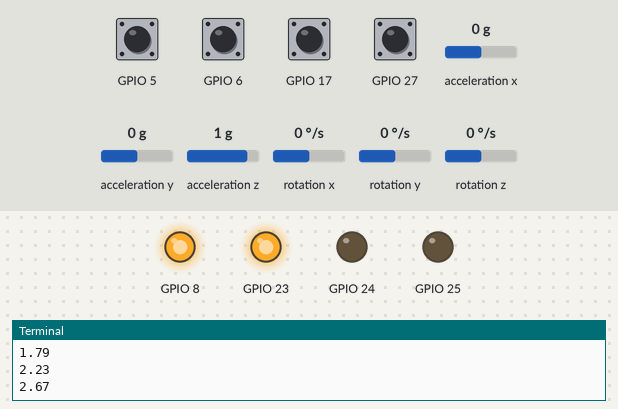
This program was run on a simulated Raspberry Pi (BCM pin numbers). Shown: output pins drawn as LEDs (lit = HIGH), the last lines printed to the terminal. Inputs (shaded band) come from the test bench; at power-on: GPIO 5, GPIO 6, GPIO 17, GPIO 27 HIGH, acceleration x 0 g, acceleration y 0 g, acceleration z 1 g, rotation x 0 °/s, rotation y 0 °/s, rotation z 0 °/s. The clock reads 2024-03-15 10:24:30 at power-on unless the program sets it.

Above: at 0.1 s.
At 11.91 s:
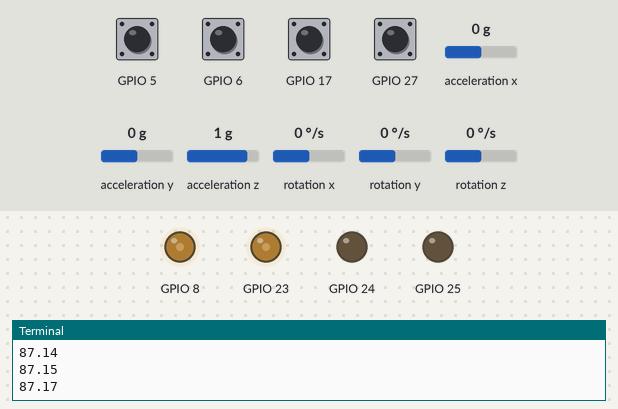
At 20.1 s:
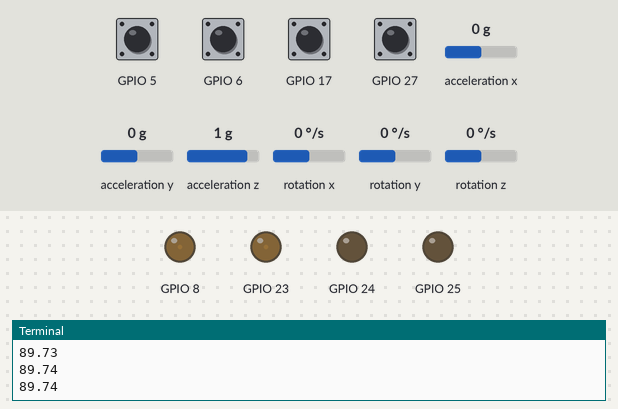
Timing chart, 0 to 22.0 s (numbered marks = the images above):
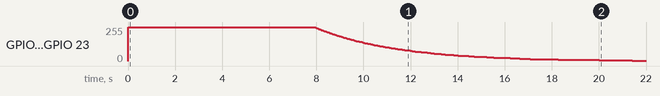

The program:

drive.py
```python
import time
import enum as Enum
from Encorder import *
from gyro import *


class Motor(Enum):
    RIGHT = 0
    LEFT = 1


class DriveUnit():

    def __init__(self, Glist):
        self.ACT_FORWARD = 0
        self.ACT_BACKWARD = 1
        self.ACT_BREAK = 2
        self.ACT_STOP = 3

        self.Angle_offset = 0

        self.lastErr = 0

        self.UMAX = 100
        self.errP = 0
        self.errD = 0
        self.errI = 0
        self.gainP = 0
        self.gainD = 0
        self.gainI = 0
        self.exu = 0
        self.u = 0

        self.ANG_VELO = 780  # 角速度±780dps
        self.dt = 0
        self.now = 0
        self.preTime = time.time()

        # インスタンス生成
        self.gyro = Gyro()
        self.motorR = EncoderedMotor(Gear.MOTOR_GEAR_1, PinType.ENCORDER_1A,
                                     PinType.ENCORDER_1B, PinType.MOTOR_1A, PinType.MOTOR_1B)
        self.motorL = EncoderedMotor(Gear.MOTOR_GEAR_2, PinType.ENCORDER_2A,
                                     PinType.ENCORDER_2B, PinType.MOTOR_2A, PinType.MOTOR_2B)

        # ゲイン登録
        self.setGain(Glist)

    def drive(self, dir, pwm):
        # 車体移動
        if dir == self.ACT_FORWARD:
            self.motorR.motor_ctrl(DriveType.ROT_RIGHT, abs(pwm))
            self.motorL.motor_ctrl(DriveType.ROT_LEFT, abs(pwm))
        elif dir == self.ACT_BACKWARD:
            self.motorR.motor_ctrl(DriveType.ROT_LEFT, abs(pwm))
            self.motorL.motor_ctrl(DriveType.ROT_RIGHT, abs(pwm))

    def calc_dt(self):
        self.now = time.time()
        self.dt = (self.now - self.preTime)
        self.preTime = self.now

    def calc_errp(self):
        self.errP = (self.gyro.angle / 90.0 - 1) * self.UMAX  # P成分：傾き-180～0度 → -100～100

        if abs(self.errP) < 0.01:
            self.errP = 0

    def calc_errd(self):
        self.errD = (self.errP - self.lastErr) / self.dt / self.ANG_VELO * self.UMAX  # D成分：角速度±780dps → -100～100
        if abs(self.errD) < 1:
            self.errD = 0
        self.lastErr = self.errP

    def calc_erri(self):
        self.errI += self.errP * self.dt  # I成分

    def position_control(self):
        self.gyro.getAccel()
        self.gyro.getGyro()
        self.gyro.getAngle()

        # dt計算
        self.calc_dt()

        # 偏差計算
        self.calc_errp()
        self.calc_errd()
        self.calc_erri()

        # PWM計算
        self.u = self.exu * self.u + (1 - self.exu) * (self.gainP * self.errP +
                                                       self.gainD * self.errD + self.gainI * self.errI)

        if self.u > 100:
            self.u = 100
        elif self.u < -100:
            self.u = -100

        # モーター駆動
        self.balance()

    def setGain(self, Glist):
        self.gainP = Glist[0]
        self.gainD = Glist[1]
        self.gainI = Glist[2]

    def balance(self):
        if self.u > 0:
            self.drive(self.ACT_FORWARD, self.u)
        else:
            self.drive(self.ACT_BACKWARD, self.u)

    def __del__(self):
        del self.gyro
        del self.motorR
        del self.motorL


def main():
    try:
        # =======初期設定===================================
        unit = DriveUnit([10, 0, 0])
        gyro = Gyro()
        # unit = DriveUnit(0, 1200, 0)
        # ==================================================

        while True:
            # unit.drive(unit.ACT_BACKWARD, 10)
            unit.position_control()
            print('{0:4.2f}' .format(unit.gyro.angle))
            time.sleep(0.01)

    except KeyboardInterrupt:
        pass

    del unit


if __name__ == "__main__":
    main()
```

Encorder.py
```python
import RPi.GPIO as GPIO
import wiringpi as pi
import time
from enum import Enum
from gyro import *


class DriveType(Enum):
    ROT_RIGHT = 1
    ROT_LEFT = 2


class PinType():
    ENCORDER_1A = 17
    ENCORDER_1B = 27
    ENCORDER_2A = 5
    ENCORDER_2B = 6

    MOTOR_1A = 23
    MOTOR_1B = 24
    MOTOR_2A = 25
    MOTOR_2B = 8


class Gear():
    MOTOR_GEAR_1 = 1970  # ざっとキャリブレーション
    MOTOR_GEAR_2 = 1970  # ざっとキャリブレーション


class EncoderedMotor():
    def __init__(self, gears, ENCORDER_PIN_A, ENCORDER_PIN_B, MOTOR_PIN_A, MOTOR_PIN_B):
        self.angle = 0
        self.prev_data = 0
        self.setDelta(gears)
        self.setEncorderPin(ENCORDER_PIN_A, ENCORDER_PIN_B)
        self.setMotorPin(MOTOR_PIN_A, MOTOR_PIN_B)
        self.setup()
        self.gyro = Gyro()

        # callback登録
        GPIO.add_event_detect(self.IN_ENCORDER_PIN_A, GPIO.BOTH, callback=self.callback)
        GPIO.add_event_detect(self.IN_ENCORDER_PIN_B, GPIO.BOTH, callback=self.callback)

    def setDelta(self, gears):
        self.delta = 360. / gears

    def setEncorderPin(self, ENCORDER_PIN_A, ENCORDER_PIN_B):
        # エンコーダーピン配置
        self.IN_ENCORDER_PIN_A = ENCORDER_PIN_A
        self.IN_ENCORDER_PIN_B = ENCORDER_PIN_B

    def setMotorPin(self, MOTOR_PIN_A, MOTOR_PIN_B):
        # モーターピン配置
        self.IN_MOTOR_PIN_A = MOTOR_PIN_A
        self.IN_MOTOR_PIN_B = MOTOR_PIN_B

    def setup(self):
        GPIO.setwarnings(False)
        GPIO.setmode(GPIO.BCM)

        # エンコーダー立ち上げ
        GPIO.setup(self.IN_ENCORDER_PIN_A, GPIO.IN, pull_up_down=GPIO.PUD_UP)
        GPIO.setup(self.IN_ENCORDER_PIN_B, GPIO.IN, pull_up_down=GPIO.PUD_UP)

        # モーター立ち上げ
        pi.wiringPiSetupGpio()
        pi.pinMode(self.IN_MOTOR_PIN_A, pi.OUTPUT)
        pi.pinMode(self.IN_MOTOR_PIN_B, pi.OUTPUT)

        # モータードライバを接続したGPIOをPWM出力できるようにする
        pi.softPwmCreate(self.IN_MOTOR_PIN_A, 0, 100)
        pi.softPwmCreate(self.IN_MOTOR_PIN_B, 0, 100)

        # モーターの初期状態
        pi.softPwmWrite(self.IN_MOTOR_PIN_A, 0)
        pi.softPwmWrite(self.IN_MOTOR_PIN_B, 0)

    def motor_ctrl(self, TYPE, pwm):
        if TYPE == DriveType.ROT_RIGHT:  # モータ反動あり
            pi.softPwmWrite(self.IN_MOTOR_PIN_A, 0)
            pi.softPwmWrite(self.IN_MOTOR_PIN_B, int(pwm))
        elif TYPE == DriveType.ROT_LEFT:
            pi.softPwmWrite(self.IN_MOTOR_PIN_A, int(pwm))
            pi.softPwmWrite(self.IN_MOTOR_PIN_B, 0)

    def callback(self, gpio_pin):  # mainの時だけつかう
        current_a = GPIO.input(self.IN_ENCORDER_PIN_A)
        current_b = GPIO.input(self.IN_ENCORDER_PIN_B)

        encoded = (current_a << 1) | current_b
        sum = (self.prev_data << 2) | encoded

        if (sum == 0b0010 or sum == 0b1011 or sum == 0b1101 or sum == 0b0100):
            self.angle += self.delta
            # print ("plus", gpio_pin, self.angle)
        elif(sum == 0b0001 or sum == 0b0111 or sum == 0b1110 or sum == 0b1000):
            self.angle -= self.delta
            # print ("minus", gpio_pin, self.angle)

        self.prev_data = encoded

    def encorder2angle(self):  # callback使わない場合こっち使う
        current_a = GPIO.input(self.IN_ENCORDER_PIN_A)
        current_b = GPIO.input(self.IN_ENCORDER_PIN_B)

        encoded = (current_a << 1) | current_b
        sum = (self.prev_data << 2) | encoded

        if (sum == 0b0010 or sum == 0b1011 or sum == 0b1101 or sum == 0b0100):
            self.angle += self.delta
        elif(sum == 0b0001 or sum == 0b0111 or sum == 0b1110 or sum == 0b1000):
            self.angle -= self.delta

        self.prev_data = encoded

    def __del__(self):
        GPIO.cleanup()


def main():
    try:
        # =======初期設定===================================
        # インスタンス生成
        encordered_motor_R = EncoderedMotor(Gear.MOTOR_GEAR_1, PinType.ENCORDER_1A,
                                            PinType.ENCORDER_1B, PinType.MOTOR_1A, PinType.MOTOR_1B)

        # ==================================================

        while True:
            if encordered_motor_R.angle > -5:
                encordered_motor_R.motor_ctrl(DriveType.ROT_RIGHT, 10)
            elif encordered_motor_R.angle < -365:
                encordered_motor_R.motor_ctrl(DriveType.ROT_LEFT, 10)

            print(encordered_motor_R.angle)
            time.sleep(0.1)

    except KeyboardInterrupt:
        # callback登録
        GPIO.remove_event_detect(encordered_motor_R.IN_ENCORDER_PIN_A)
        GPIO.remove_event_detect(encordered_motor_R.IN_ENCORDER_PIN_B)

    del encordered_motor_R


if __name__ == "__main__":
    main()
```

gyro.py
```python
# -*- coding: utf-8 -*-

import smbus
from time import sleep
import numpy as np


class Gyro():

    def __init__(self):
        self.DEV_ADDR = 0x68
        self.ACCEL_OUT = [0x3b, 0x3d, 0x3f]
        self.GYRO_OUT = [0x43, 0x45, 0x47]

        self.gr = [0, 0, 0]
        self.ac = [0, 0, 0]
        self.angle_row = 0.0
        self.angle_accel = 0.0
        self.angle = 0.0
        self.angle_offset = 0.0
        self.Cf = 0.995

        self.PWR_MGMT_1 = 0x6b
        # signal.signal(signal.SIGALRM, self.intervalHandler)
        # signal.setitimer(signal.ITIMER_REAL, 0.2, 0.1)

    def read_word(self, adr):
        smbus.SMBus(1).write_byte_data(self.DEV_ADDR, self.PWR_MGMT_1, 0)
        high = smbus.SMBus(1).read_byte_data(self.DEV_ADDR, adr)
        low = smbus.SMBus(1).read_byte_data(self.DEV_ADDR, adr + 1)
        val = (high << 8) + low
        return val

    def read_word_sensor(self, adr):
        val = self.read_word(adr)
        if val >= 0x8000:
            return -((65535 - val) + 1)
        else:
            return val

    def setAngleoffset(self, angle_row):
        self.angle_offset = angle_row - 90.0

    def getGyro(self):
        for j in range(3):
            self.gr[j] = self.read_word_sensor(self.GYRO_OUT[j]) / 16384.0
        # print("gyro")

    def getAccel(self):
        for j in range(3):
            self.ac[j] = self.read_word_sensor(self.ACCEL_OUT[j]) / 16384.0

    def getAngle(self):
        self.angle_row = np.arctan2(
            self.ac[2], self.ac[0]) * 180 / 3.141592
        self.angle_accel = self.angle_row - self.angle_offset
        self.angle = self.Cf * (self.angle + self.gr[1]) + (1 - self.Cf) * self.angle_accel
        # self.angle = self.Cf * self.angle  + (1 - self.Cf) * self.angle_accel
        # self.angle =  self.angle_accel

        # print("Angle:",self.angle,"     gyro:", self.gr[1])


def main():
    try:
        # =======初期設定===================================
        gyro = Gyro()
        # ==================================================

        while True:
            gyro.getAccel()
            gyro.getGyro()
            gyro.getAngle()
            print('{0:4.3f}' .format(gyro.angle))
            sleep(0.1)
            # print ('{0:4.3f},   {0:4.3f},    {0:4.3f},     {0:4.3f},      {0:4.3f},      {0:4.3f},' .format(gyro.gr[0], gyro.gr[1], gyro.gr[2], gyro.ac[0], gyro.ac[1], gyro.ac[2]))

    except KeyboardInterrupt:
        print("while_break")


if __name__ == "__main__":
    main()
```
